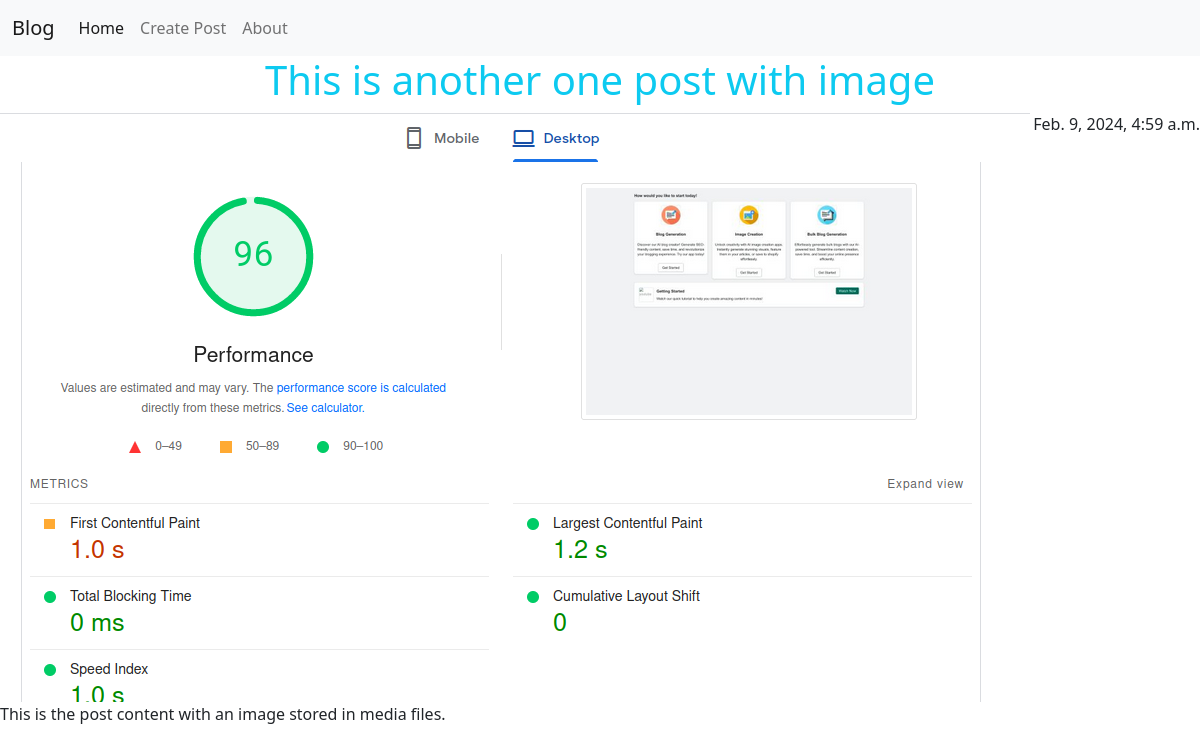
Page /post/8/detail on the committed database.
### post/models.py (models this page shows, shortened)
class Post(models.Model):
    title = models.CharField(max_length=50)
    content = models.TextField()
    image = models.ImageField(upload_to="post", null=True)
    created_at = models.DateTimeField(auto_now_add=True)
    updated_at = models.DateTimeField(auto_now=True)

### post/views.py (the view)
# urls.py: path("post/<int:id>/detail", post_detail, name="post-detail"),
def post_detail(request, id):
    post = Post.objects.get(id=id)
    return render(
        request,
        "post/detail.html",
        {
            "post": post,
        },
    )

### templates/post/detail.html (shortened to what this page needs)
{% extends "layout/base.html" %}
{% load static %}
{% block content %}
<div>
    <h1 class="text-info text-center">{{post.title}}</h1>
    <span class="float-end">{{post.created_at}}</span>
    {% if post.image %}
        <img src="{{post.image.url}}" alt="{{ post.title }}" />
        {% else %}
        <img src="{% static 'default.png' %}" alt="no image" />
    {% endif %}
    <p class="text-dark">{{post.content}}</p>
</div>
{% endblock content %}

### rows in the picture
Post: title "This is another one post with image", created_at "Feb. 9, 2024, 4:59 a.m.", image (picture), content "This is the post content with an image stored in media files."
